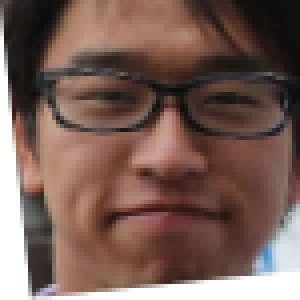
#> input picture af_face_images/上岡/スクリーンショット 2017-05-26 11.22.28_afn0.png, 75 x 75 px, given as the content of the folder face_images, which was not available (shown 4 times larger)
$ python data_augmentation.py
#> lines starting #> are read from the running program, lines starting #| are printed output that depends on the picture; pictures that were not available may be replaced by others from this repository, and a replacement may not be noted
import cv2
import os
import numpy as np
import random
from PIL import Image

"""
    data拡張:
    (1)元データ
    (2)元データ*5に拡張したもの
    (3)反転データ
    (4)反転データ*5に拡張したもの
    TODO: クラスをつくってディレクトリごとに管理すればokでは
"""


class Augmentation(object):

    def __init__(self, directory, fnames, exts):
        self.directory = directory
        self.fnames = fnames
        self.exts = exts

    # 保存してflipしたものも保存する
    def flip(self):
        for fname, ext in zip(self.fnames, self.exts):
            img = cv2.imread('face_images/' + self.directory + '/' + fname + ext)
#> img is the input picture: shape (75, 75, 3); mean B, G, R 86.4, 94.8, 120.2
            flipped_img = cv2.flip(img, 1)
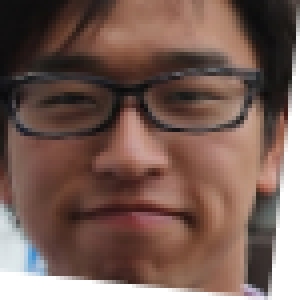
#> flipped_img: shape (75, 75, 3) (shown 4 times larger); mean B, G, R 86.4, 94.8, 120.2
            # import ipdb; ipdb.set_trace()
            cv2.imwrite('af_face_images/' + self.directory + '/' + fname + ext, img)
            cv2.imwrite('af_face_images/' + self.directory + '/' + fname + '_yAxis' + ext, flipped_img)

    def affine(self):
        size = (75, 75)

        rad1 = np.pi / random.randint(-30, -10)
        rad2 = np.pi / random.randint(10, 30)
        rad3 = np.pi / random.randint(-30, -10)
        rad4 = np.pi / random.randint(10, 30)
        rad5 = np.pi / random.randint(-30, -10)
        rads = [rad1, rad2, rad3, rad4, rad5]

        matrixs = [np.float32([
            [np.cos(rad), -1 * np.sin(rad), 0],
            [np.sin(rad), np.cos(rad), 0]]) for rad in rads]

        for fname, ext in zip(self.fnames, self.exts):
            img = cv2.imread('face_images/' + self.directory + '/' + fname + ext)
            # import ipdb; ipdb.set_trace()

            for i, matrix in enumerate(matrixs):
                affine_img = cv2.warpAffine(img, matrix, size, flags=cv2.INTER_LINEAR, borderValue=(255, 255, 255))
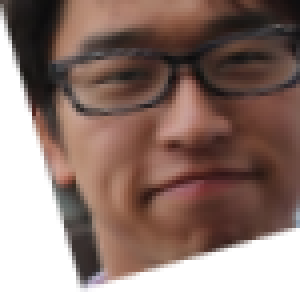
#> affine_img: shape (75, 75, 3) (shown 4 times larger); mean B, G, R 112.2, 119.8, 142.7
                cv2.imwrite('af_face_images/' + self.directory + '/' + fname + '_afn%d' % i + ext, affine_img)
                # for reading pickle data
                flip_affine_img = cv2.warpAffine(cv2.flip(img, 1), matrix, size, flags=cv2.INTER_LINEAR,
                                                 borderValue=(255, 255, 255))
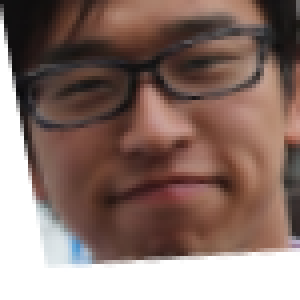
#> flip_affine_img: shape (75, 75, 3) (shown 4 times larger); mean B, G, R 106.7, 114, 137
                cv2.imwrite('af_face_images/' + self.directory + '/' + fname + '_yAxis_afn%d' % i + ext,
                            flip_affine_img)

    def make_pickle(self):
        img_paths = os.listdir('af_face_images/' + self.directory)
        for img_path in img_paths:
            if '.DS_Store' in img_path:
                continue
            img = Image.open('af_face_images/' + self.directory + '/' + img_path).convert('RGB')
#> img: PIL image 75x75 RGB
            fname = get_path(img_path) # 拡張子を外す
            np_img = np.array(img, dtype=np.uint8)
            r_img = []
            g_img = []
            b_img = []

            for i in range(75):
                for j in range(75):
                    r_img.append(np_img[i][j][0])
                    g_img.append(np_img[i][j][1])
                    b_img.append(np_img[i][j][2])
#> after the loop, b_img = 5625 values, max 255 at index 750, min 11 at index 2070, mean 86.41; g_img = 5625 values, max 255 at index 750, min 10 at index 1798, mean 94.76; r_img = 5625 values, max 255 at index 750, min 11 at index 1798, mean 120.2

            all_ary = r_img + g_img + b_img
#> all_ary = 16875 values, max 255 at index 750, min 10 at index 7423, mean 100.5
            all_np = np.array(all_ary, dtype=np.float32)
#> all_np has the same summary as all_ary

            np_path = 'af_face_pickle/' + self.directory + '/' + fname

            if not os.path.exists('af_face_pickle/' + self.directory):
                os.mkdir('af_face_pickle/' + self.directory)

            np.save(np_path, all_np)


def main():
    directories = os.listdir('face_images')
    professors = []
    for directory in directories:
        if '.DS_Store' in directory:
            continue
        paths = [get_path(name) for name in os.listdir('face_images/' + directory + '/')
            if not '.DS_Store' in directory and not '.DS_Store' in name]
        exts = [get_ext(name) for name in os.listdir('face_images/' + directory + '/')
            if not '.DS_Store' in directory and not '.DS_Store' in name]
        professors.append(Augmentation(directory, paths, exts))

    for professor in professors:
        professor.flip()
        professor.affine()
        professor.make_pickle()


def get_ext(path):
    _, ext = os.path.splitext(path)
    return ext


def get_path(path):
    name, _ = os.path.splitext(path)
    return name

if __name__ == '__main__':
    main()

$ run again, on af_face_images/伊藤/スクリーンショット 2017-05-26 11.23.05_yAxis_afn0.png
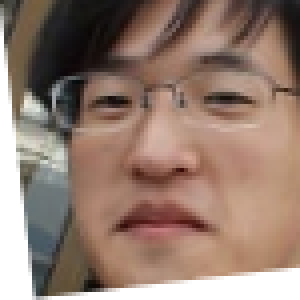
#> input picture af_face_images/伊藤/スクリーンショット 2017-05-26 11.23.05_yAxis_afn0.png, 75 x 75 px, given as the content of the folder face_images, which was not available (shown 4 times larger)
#> in flip, img is the input picture: shape (75, 75, 3); mean B, G, R 111.9, 124.3, 148.2
#> in affine, `affine_img = cv2.warpAffine(img, matrix, size, flags=cv2.INTER_LINEAR,..`:
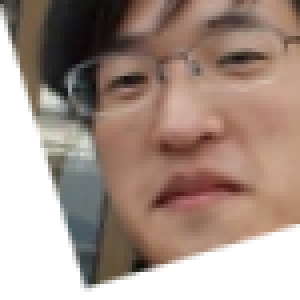
#> affine_img: shape (75, 75, 3) (shown 4 times larger); mean B, G, R 136.8, 147, 167
#> in affine, `flip_affine_img = cv2.warpAffine(cv2.flip(img, 1), matrix, size, flags..`:
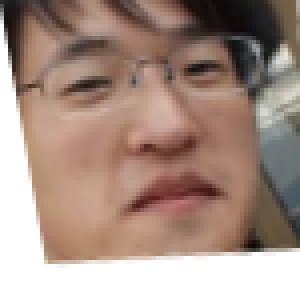
#> flip_affine_img: shape (75, 75, 3) (shown 4 times larger); mean B, G, R 132, 143.7, 166.6
#> img: PIL image 75x75 RGB
#> after the loop in make_pickle, `for i in range(75):`: b_img = 5625 values, max 255 at index 675, min 5 at index 622, mean 111.9; g_img = 5625 values, max 255 at index 675, min 6 at index 622, mean 124.3; r_img = 5625 values, max 255 at index 675, min 6 at index 1519, mean 148.2
#> all_ary = 16875 values, max 255 at index 675, min 5 at index 11872, mean 128.1
#> all_np has the same summary as all_ary

$ run again, on af_face_images/伊藤/スクリーンショット 2017-05-26 11.29.29_afn0.png
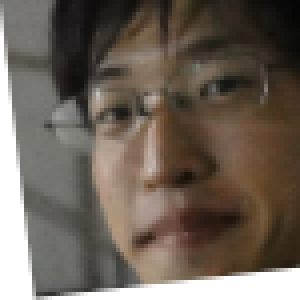
#> input picture af_face_images/伊藤/スクリーンショット 2017-05-26 11.29.29_afn0.png, 75 x 75 px, given as the content of the folder face_images, which was not available (shown 4 times larger)
#> in flip, img is the input picture: shape (75, 75, 3); mean B, G, R 88.2, 98.6, 108.9
#> in affine, `affine_img = cv2.warpAffine(img, matrix, size, flags=cv2.INTER_LINEAR,..`:
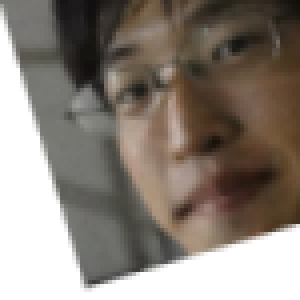
#> affine_img: shape (75, 75, 3) (shown 4 times larger); mean B, G, R 120.6, 129.3, 138.1
#> in affine, `flip_affine_img = cv2.warpAffine(cv2.flip(img, 1), matrix, size, flags..`:
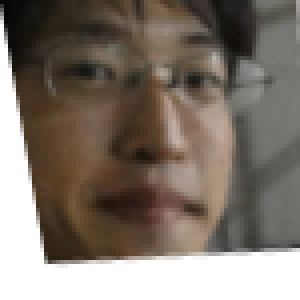
#> flip_affine_img: shape (75, 75, 3) (shown 4 times larger); mean B, G, R 107.7, 117.6, 127.6
#> img: PIL image 75x75 RGB
#> after the loop in make_pickle, `for i in range(75):`: b_img = 5625 values, max 255 at index 675, min 5 at index 73, mean 88.23; g_img = 5625 values, max 255 at index 675, min 5 at index 73, mean 98.57; r_img = 5625 values, max 255 at index 675, min 5 at index 73, mean 108.9
#> all_ary = 16875 values, max 255 at index 675, min 5 at index 73, mean 98.58
#> all_np has the same summary as all_ary

$ run again, on af_face_images/冬野/スクリーンショット 2017-05-26 11.55.28_afn0.png
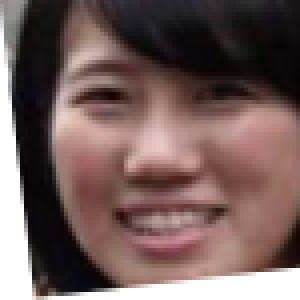
#> input picture af_face_images/冬野/スクリーンショット 2017-05-26 11.55.28_afn0.png, 75 x 75 px, given as the content of the folder face_images, which was not available (shown 4 times larger)
#> in flip, img is the input picture: shape (75, 75, 3); mean B, G, R 91.2, 94.5, 116.1
#> in affine, `affine_img = cv2.warpAffine(img, matrix, size, flags=cv2.INTER_LINEAR,..`:
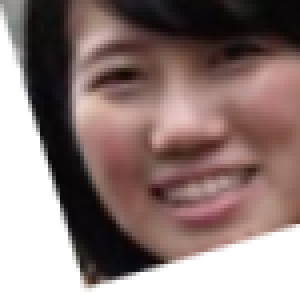
#> affine_img: shape (75, 75, 3) (shown 4 times larger); mean B, G, R 121, 124, 143.4
#> in affine, `flip_affine_img = cv2.warpAffine(cv2.flip(img, 1), matrix, size, flags..`:
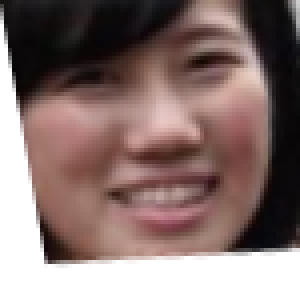
#> flip_affine_img: shape (75, 75, 3) (shown 4 times larger); mean B, G, R 112.1, 115.4, 136.4
#> img: PIL image 75x75 RGB
#> after the loop in make_pickle, `for i in range(75):`: b_img = 5625 values, max 255 at index 675, min 1 at index 1752, mean 91.21; g_img = 5625 values, max 255 at index 675, min 3 at index 1013, mean 94.51; r_img = 5625 values, max 255 at index 675, min 4 at index 1115, mean 116.1
#> all_ary = 16875 values, max 255 at index 675, min 1 at index 13002, mean 100.6
#> all_np has the same summary as all_ary
